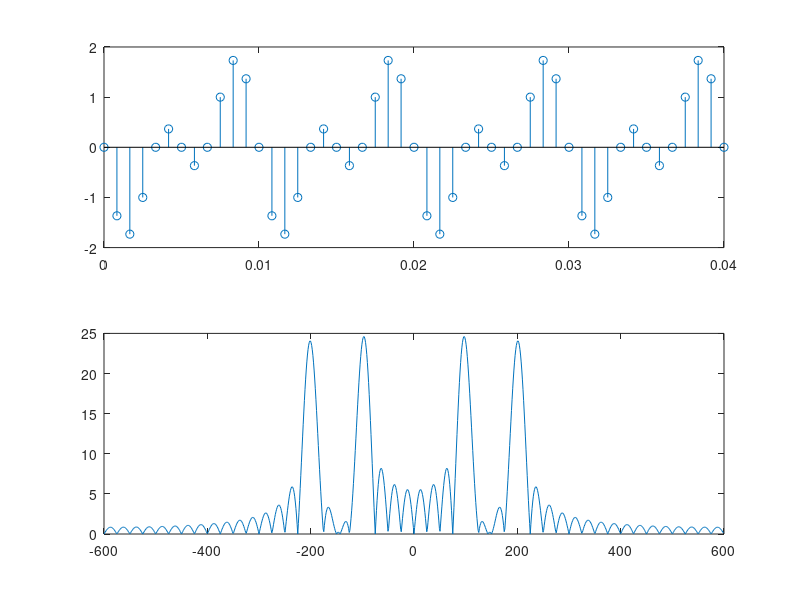

This chart was generated by the following MATLAB code:
clc;clf;
f1 = 1000;                                   %sin wave frequency 1kHz
f2 = 1100;
f3 = 1200;
%fs_var = input('Input the sampling frequency:');
fs_var=1200;                
t_var = 0:1/fs_var:0.04;
sig_sa = sin(2*pi*f1*t_var)+ sin(2*pi*f2*t_var)+ sin(2*pi*f3*t_var);
subplot(2,1,1);
stem(t_var,sig_sa);
N_fft=1024;
subplot(2,1,2);
w=-fs_var/2:fs_var/N_fft:fs_var/2-1/2*fs_var/N_fft;
plot(w,abs(fftshift(fft(sig_sa,N_fft))));